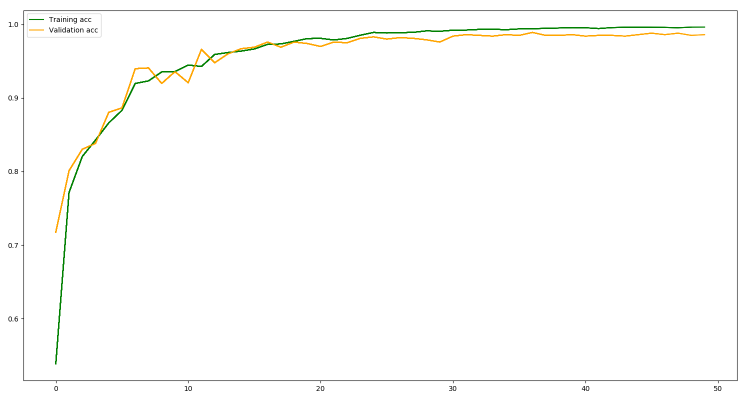
#> input picture 2conv-acc.png, 1500 x 800 px, given in place of 2, which was not available (shown at 1/2 size)
$ python -i utils.py   (imports and definitions only)
#> lines starting #> are read from the running program, lines starting #| are printed output that depends on the picture; pictures that were not available may be replaced by others from this repository, and a replacement may not be noted
import os
import numpy as np
import math
import cv2
import matplotlib.pyplot as plt
import glob
import shutil
import random
from tqdm import tqdm

# [18 lines left out: function main, not called in this run]
		#input("Press [enter] to continue.")

# [2 lines not run here, left out]


class ImageClass():
    "Stores the paths to images for a given class"
    def __init__(self, name, image_paths):
        self.name = name
        self.image_paths = image_paths

    def __str__(self):
        return self.name + ', ' + str(len(self.image_paths)) + ' images'

    def __len__(self):
        return len(self.image_paths)

# [87 lines left out: functions get_dataset, get_image_paths, create_validation_data, split_dataset, get_image_paths_and_labels, prewhiten, not called in this run]

def crop(image, random_crop, image_size):
    if (image.shape[0] >= image_size) and (image.shape[1] >= image_size):
        szw1 = int(image.shape[1]//2)
        szh1 = int(image.shape[0]//2)
        sz2 = int(image_size//2)
        if random_crop:
            difw = szw1-sz2
            difh = szh1-sz2
            (y, x) = (np.random.randint(-difh, difh+1), np.random.randint(-difw, difw+1))
        else:
            (y, x) = (0,0)
        cropped = image[(szh1-sz2+y):(szh1+sz2+y),(szw1-sz2+x):(szw1+sz2+x),:]
        return cropped
    return image

def rand_rotate(img, rot_range=[-10, 10]):
	rows,cols = img.shape[0], img.shape[1]
	angle = np.random.randint(rot_range[0], rot_range[1])
	M = cv2.getRotationMatrix2D((cols/2,rows/2), angle, 1)
	dst = cv2.warpAffine(img,M,(cols,rows), borderMode=cv2.BORDER_REFLECT101)
	return dst

def rand_bright(img, b_range=[-20, 20], c_range=[1.0, 2.0]):
	a = np.random.uniform(c_range[0], c_range[1])
	b  = np.random.randint(b_range[0], b_range[1])
	dst = cv2.convertScaleAbs(img, alpha=a, beta=b) #dst = a*img + b
	return dst

# [62 lines left out: functions flip, to_rgb, load_images, save_images, not called in this run]

# crop_size: square crop size
# resize_w: Resize width (after crop)
def augment_images(image_paths, crop_range = 4, rotate_range = [-5, 5], br_range = [-15, 0], contrast_range = [0.8, 1.2], do_flip = True, crop_size = 720, resize_w = 512):
#> called with image_paths = '2conv-acc.png', crop_range = 4, do_flip = True, crop_size = 720, resize_w = 512
	nrof_samples = len(image_paths)
	for i in range(nrof_samples):
		s = image_paths[i]
		img = cv2.imread(s, cv2.IMREAD_COLOR)
#> img is the input picture: shape (800, 1500, 3); mean B, G, R 251.5, 252.8, 252.6
		if img.ndim == 2:
		    img = to_rgb(img)
		n = s.rfind('\\')
		path = s[0:n]
		fn = s[n+1:s.rfind('.')]
		for j in range(crop_range):
			#for k in range(2):
			img2 = rand_rotate(img, rotate_range)
			img2 = crop(img2, True, crop_size)
			img2 = cv2.resize(img2, (round(img2.shape[0]*resize_w/img2.shape[1]), resize_w))
			cv2.imwrite(path + '/aug/' + fn + '_' + str(j+1) + '_rc' + '.jpg', img2) #rc: rotate-crop

			cv2.imwrite(path + '/aug/' + fn + '_' + str(j+1) + '_rcf' + '.jpg', np.fliplr(img2)) #f: flip

			img3 = rand_bright(img2, br_range, contrast_range)
			cv2.imwrite(path + '/aug/' + fn + '_' + str(j+1) + '_rcb' + '.jpg', img3)

			cv2.imwrite(path + '/aug/' + fn + '_' + str(j+1) + '_rcbf' + '.jpg', np.fliplr(img3))

			#img = flip(img, do_random_flip)
			cv2.imshow('img', img2)
			cv2.waitKey(1)
#> this loop made 4 passes
#> pass 1, in crop, `cropped = image[(szh1-sz2+y):(szh1+sz2+y),(szw1-sz2+x):(szw1+sz2+x),:]`:
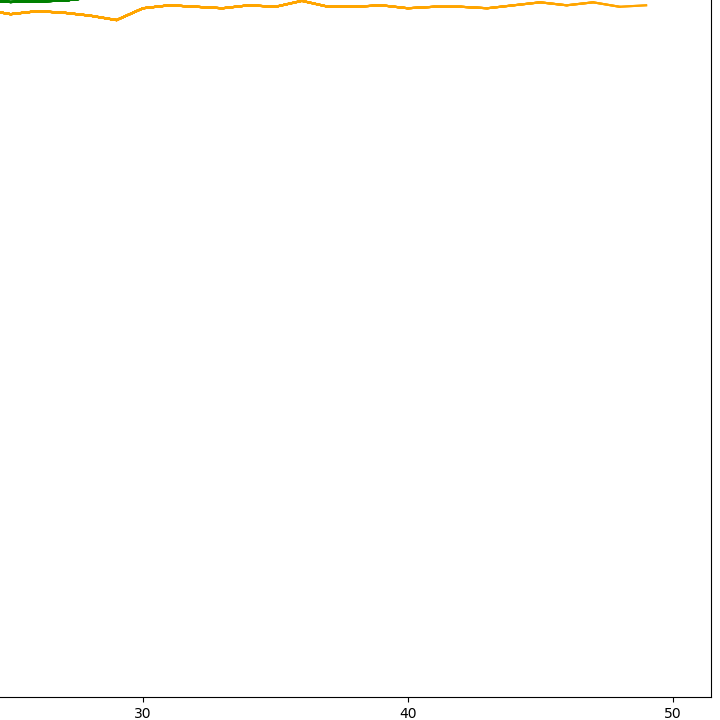
#> cropped: shape (720, 720, 3); mean B, G, R 253.1, 253.8, 254
#> pass 1, in augment_images, `cv2.imwrite(path + '/aug/' + fn + '_' + str(j+1) + '_rcf' + '.jpg', np..`:
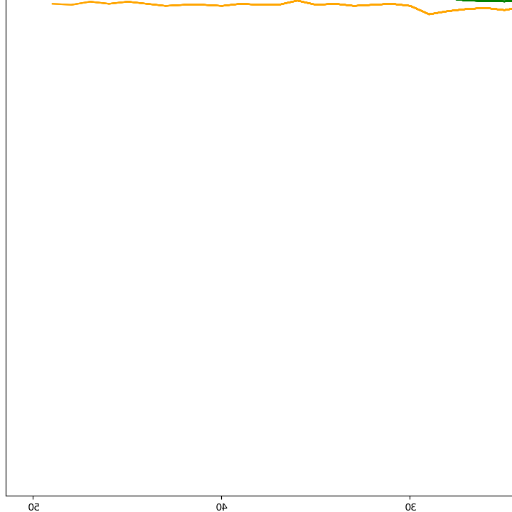
#> saved as _1_rcf.jpg: shape (512, 512, 3); mean B, G, R 253.2, 253.9, 254.2
#> after the loop:
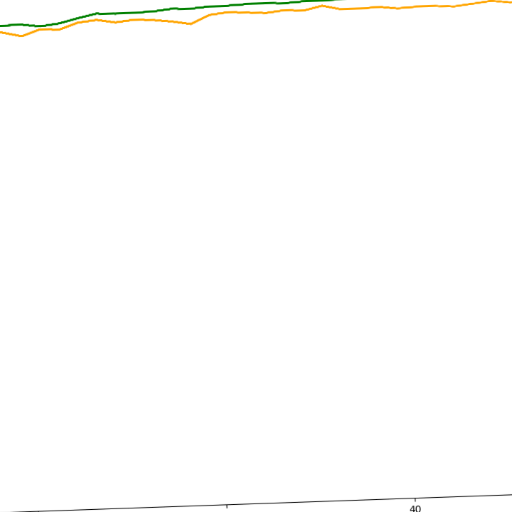
#> img2: shape (512, 512, 3); mean B, G, R 252.8, 253.9, 253.9
		if i % 10 == 0:
		    print('image # %d'%(i))
#> pass 2 of the loop in augment_images, `for i in range(nrof_samples):`:
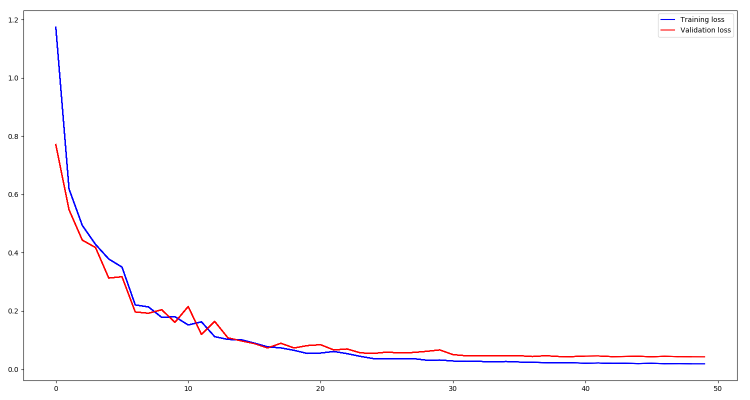
#> input picture 2conv-loss.png, 1500 x 800 px, given in place of c, which was not available (shown at 1/2 size)
#> in augment_images, img is the input picture: shape (800, 1500, 3); mean B, G, R 252.6, 251.5, 252.5
#> the loop in augment_images, `for j in range(crop_range):` made 4 passes
#> (angle in rand_rotate, M in rand_rotate, y in crop, x in crop, a in rand_bright, b in rand_bright) on passes 1 to 4: (3, [[0.999, 0.0523, -19.91], [-0.0523, 0.999, 39.8]], -31, -275, 0.947, -10), (-5, [[0.996, -0.0872, 37.72], [0.0872, 0.996, -63.84]], 9, 365, 1.01, -12), (2, [[0.999, 0.0349, -13.5], [-0.0349, 0.999, 26.42]], -8, -125, 1.01, -15), (-1, [[1, -0.0175, 7.1], [0.0175, 1, -13.03]], -17, 285, 0.875, -13)
#> pass 1, in augment_images, `cv2.imwrite(path + '/aug/' + fn + '_' + str(j+1) + '_rcf' + '.jpg', np..`:
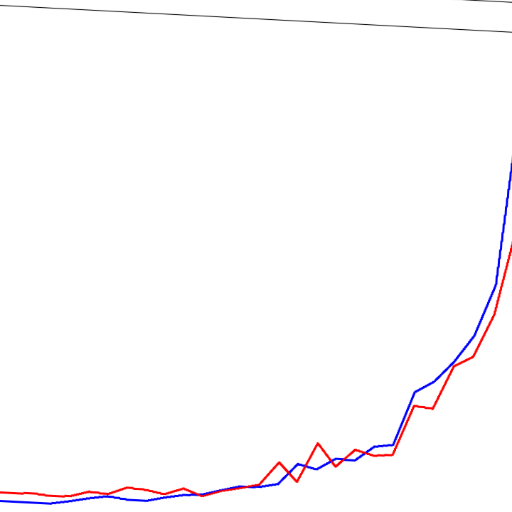
#> saved as _1_rcf.jpg: shape (512, 512, 3); mean B, G, R 253, 251.5, 253.1
#> after the loop in augment_images, `for j in range(crop_range):`:
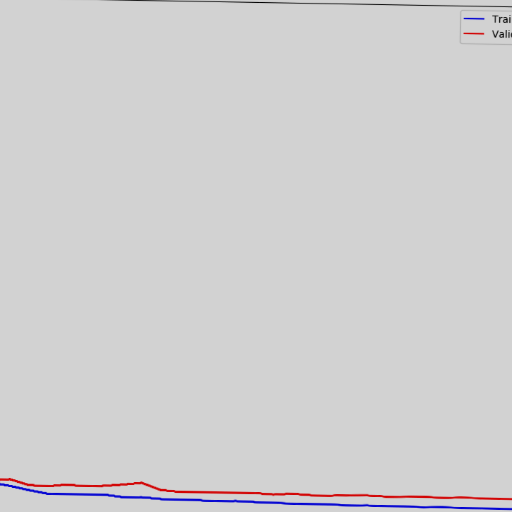
#> img3: shape (512, 512, 3); mean B, G, R 208.7, 207.8, 208.8
	print('augmentation completed successfully')


# [97 lines left out: functions CreateHeatMap, imshow, not called in this run]

#plt.figure(figsize=(20, 20))
fig1, ax1 = plt.subplots(figsize=(15, 8))
fig2, ax2 = plt.subplots(figsize=(15, 8))
# [11 lines not run here, left out]
# [30 lines left out: function plot_graphs, not called in this run]

#> (the run stopped early here; a loop or call above may not have finished)
